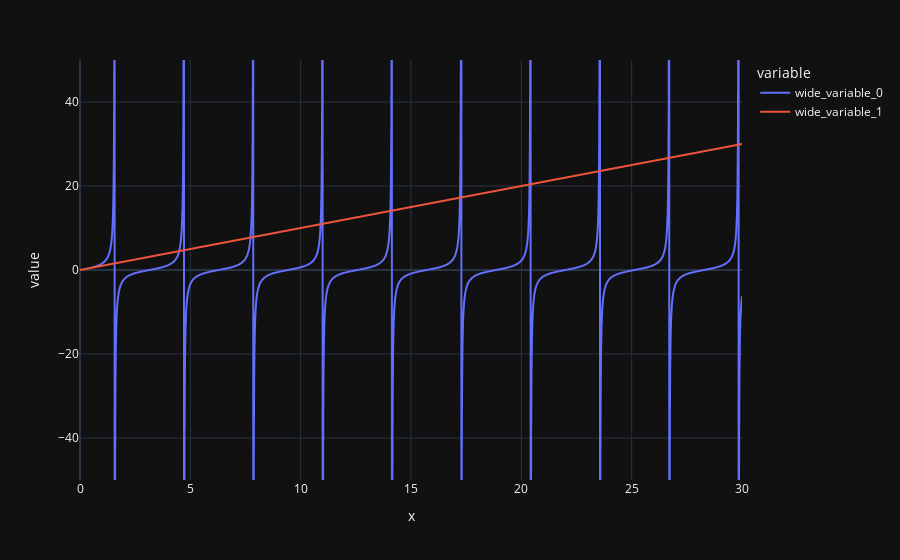

The code cell stored with this chart in its notebook:
### Code cell
import plotly.express as px
import numpy as np
import plotly.graph_objects as go


def f(x):
    return np.sin(x) - x*np.cos(x)
def df(x):
    return x*np.sin(x)

err = 1


def newton(x0):
    x = x0
    err = 1
    steps = 1
    while err > 0.0000000000001:
        # dx = f(x)/df(x)
        dx = 1.0/x - 1.0/np.tan(x)
        x1 = x - dx  #(np.tan(x) - x)/(1 / (1+x*x) - x)
        err = abs(x1 - x)
        x = x1
        steps = steps + 1
    return x, steps

problems =  range(1, 20)

x0=4.5
prevsol=3

for i in problems:
    sol, steps = newton(x0)
    # if abs(prevsol-sol) > 0.01:
    x0 = sol + abs(sol - prevsol)
    print(f"{i}) Result for x0 = {x0}:  {sol}     ({steps} steps)")
    prevsol = sol


X = np.linspace(0, 30, 10000)
Y1 = [ np.tan(x) for x in X ]
Y2 = [ x for x in X ]

# fig = go.Figure()
# fig.add_trace(go.Scatter(x=X, y=Y1, name = "tan(x)", mode="lines", yaxis=go.layout.YAxis(range=[-20,20])))
# fig.add_trace(go.Scatter(x=X, y=Y2, name = "x", mode="lines"))
fig = px.line(x=X, y=[Y1, Y2], range_y=[-50, 50], labels=["x", "tan(x)"])
fig.show()

### Figure 1 — Plotly figure (JSON) as saved in the notebook; plotly's stock layout.template omitted (floating-point values rounded to 4 significant figures; data arrays with more than 128 entries replaced by an {"elided": "..."} marker saying what was removed)
{"data": [{"hovertemplate": "variable=wide_variable_0<br>x=%{x}<br>value=%{y}<extra></extra>", "legendgroup": "wide_variable_0", "line": {"color": "#636efa", "dash": "solid"}, "marker": {"symbol": "circle"}, "mode": "lines", "name": "wide_variable_0", "showlegend": true, "x": {"elided": "10000 float values"}, "xaxis": "x", "y": {"elided": "10000 float values"}, "yaxis": "y", "type": "scattergl"}, {"hovertemplate": "variable=wide_variable_1<br>x=%{x}<br>value=%{y}<extra></extra>", "legendgroup": "wide_variable_1", "line": {"color": "#EF553B", "dash": "solid"}, "marker": {"symbol": "circle"}, "mode": "lines", "name": "wide_variable_1", "showlegend": true, "x": {"elided": "10000 float values"}, "xaxis": "x", "y": {"elided": "10000 float values"}, "yaxis": "y", "type": "scattergl"}], "layout": {"xaxis": {"anchor": "y", "domain": [0.0, 1.0], "title": {"text": "x"}}, "yaxis": {"anchor": "x", "domain": [0.0, 1.0], "title": {"text": "value"}, "range": [-50, 50]}, "legend": {"title": {"text": "variable"}, "tracegroupgap": 0}, "margin": {"t": 60}}}
